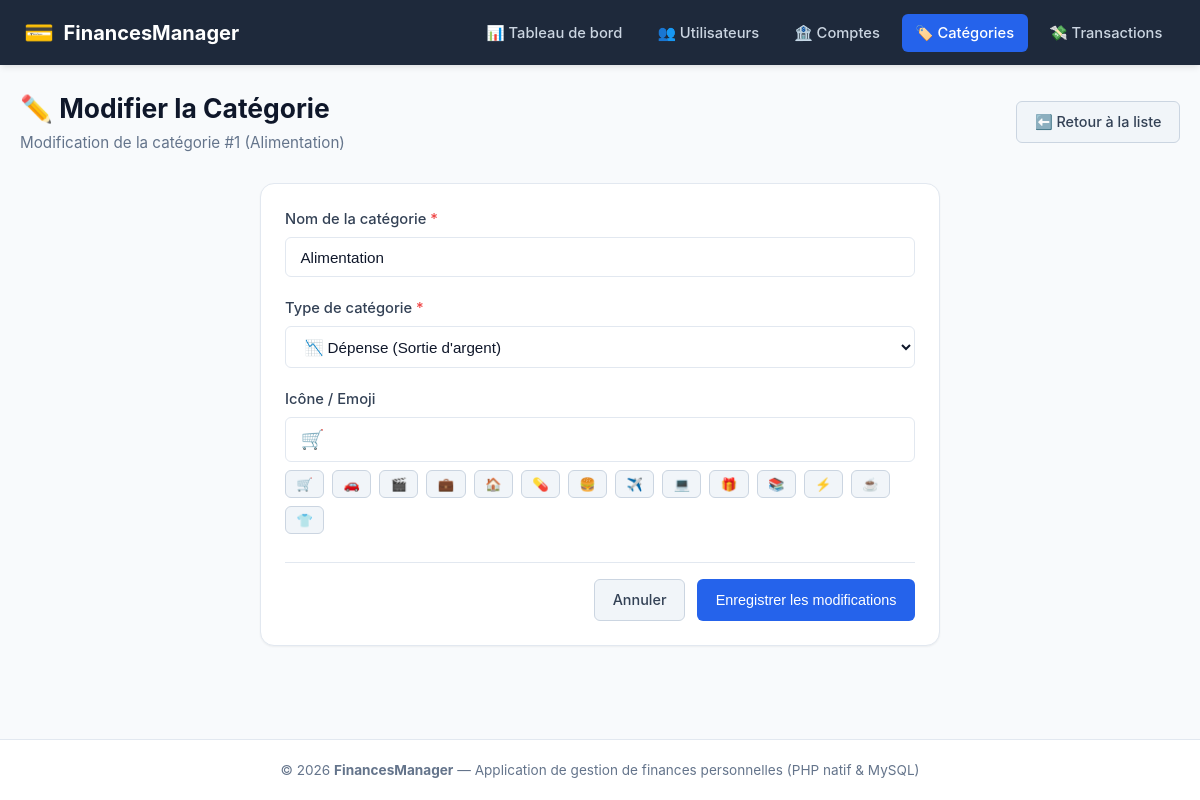
/categories/edit.php?id=1, run on the app's committed database.
### tables this page shows
CREATE TABLE `Categorie_depense` (
    `id_categorie` INT AUTO_INCREMENT PRIMARY KEY,
    `nom_categorie` VARCHAR(100) NOT NULL,
    `type` ENUM('depense', 'revenu') NOT NULL DEFAULT 'depense',
    `icone` VARCHAR(50) NULL DEFAULT '🏷️'
);

### config/db.php (called while the page is built, shortened)
<?php
function getBaseUrl(): string {
    $scriptDir = str_replace('\\', '/', dirname($_SERVER['SCRIPT_NAME'] ?? ''));
    $subfolders = ['/utilisateurs', '/comptes', '/categories', '/transactions', '/config', '/includes'];
    foreach ($subfolders as $sub) {
        if (str_ends_with($scriptDir, $sub)) {
            $scriptDir = substr($scriptDir, 0, -strlen($sub));
            break;
        }
    }
    $trimmed = rtrim($scriptDir, '/');
    return ($trimmed === '' ? '' : $trimmed) . '/';
}
function escape(?string $value): string {
    return htmlspecialchars($value ?? '', ENT_QUOTES, 'UTF-8');
}

### categories/edit.php (the view, shortened to what this page needs)
<?php
require_once __DIR__ . '/../config/db.php';
$id = isset($_GET['id']) ? (int)$_GET['id'] : 0;
try {
    $stmt = $pdo->prepare("SELECT * FROM Categorie_depense WHERE id_categorie = ?");
    $stmt->execute([$id]);
    $cat = $stmt->fetch();
} catch (PDOException $e) {
    setFlash('danger', "Erreur : " . $e->getMessage());
    redirect(getBaseUrl() . 'categories/list.php');
}
$nom_categorie = $cat['nom_categorie'];
$type = $cat['type'];
$icone = $cat['icone'];
require_once __DIR__ . '/../includes/header.php';
?>
<div class="page-header">
    <div>
        <h1 class="page-title">✏️ Modifier la Catégorie</h1>
        <p class="page-subtitle">Modification de la catégorie #<?= (int)$id ?> (<?= escape($cat['nom_categorie']) ?>)</p>
    </div>
    <a href="<?= $baseUrl ?>categories/list.php" class="btn btn-secondary">
        ⬅️ Retour à la liste
    </a>
</div>
<div class="card form-container">
    <form action="" method="POST" class="js-validate" novalidate>
        <div class="form-group">
            <label for="nom_categorie" class="form-label required">Nom de la catégorie</label>
            <input type="text" id="nom_categorie" name="nom_categorie" class="form-control"
                   value="<?= escape($nom_categorie) ?>" required>
        </div>
        <div class="form-group">
            <label for="type" class="form-label required">Type de catégorie</label>
            <select id="type" name="type" class="form-control" required>
                <option value="depense" <?= $type === 'depense' ? 'selected' : '' ?>>📉 Dépense (Sortie d'argent)</option>
            </select>
        </div>
        <div class="form-group">
            <label for="icone" class="form-label">Icône / Emoji</label>
            <input type="text" id="icone" name="icone" class="form-control"
                   value="<?= escape($icone) ?>" style="font-size: 1.2rem;">
            <div style="margin-top: 0.5rem; display: flex; gap: 0.5rem; flex-wrap: wrap;">
                <?php
                $presets = ['🛒', '🚗', '🎬', '💼', '🏠', '💊', '🍔', '✈️', '💻', '🎁', '📚', '⚡', '☕', '👕'];
                foreach ($presets as $emoji):
                ?>
                    <button type="button" class="btn btn-secondary btn-sm" onclick="document.getElementById('icone').value='<?= $emoji ?>'">
                        <?= $emoji ?>
                    </button>
                <?php endforeach; ?>
            </div>
        </div>
        <div class="form-actions">
            <a href="<?= $baseUrl ?>categories/list.php" class="btn btn-secondary">Annuler</a>
            <button type="submit" class="btn btn-primary">Enregistrer les modifications</button>
        </div>
    </form>
</div>
<?php require_once __DIR__ . '/../includes/footer.php'; ?>

### assets/css/style.css (style rules this page uses)
:root { --primary: #2563eb; --primary-hover: #1d4ed8; --primary-light: #eff6ff; --secondary: #64748b; --secondary-hover: #475569; --success: #10b981; --success-light: #ecfdf5; --danger: #ef4444; --danger-light: #fef2f2; --warning: #f59e0b; --warning-light: #fffbeb; --info: #0ea5e9; --info-light: #f0f9ff; --bg: #f8fafc; --card-bg: #ffffff; --text-main: #0f172a; --text-muted: #64748b; --border: #e2e8f0; --border-focus: #93c5fd; --radius-sm: 6px; --radius-md: 10px; --radius-lg: 14px; --shadow-sm: 0 1px 2px rgba(0, 0, 0, 0.05); --shadow-md: 0 4px 6px -1px rgba(0, 0, 0, 0.08), 0 2px 4px -2px rgba(0, 0, 0, 0.05); --shadow-lg: 0 10px 15px -3px rgba(0, 0, 0, 0.08), 0 4px 6px -4px rgba(0, 0, 0, 0.05); }
* { box-sizing: border-box; margin: 0; padding: 0; }
body { font-family: -apple-system, BlinkMacSystemFont, "Segoe UI", Roboto, Oxygen, Ubuntu, Cantarell, "Open Sans", sans-serif; background-color: var(--bg); color: var(--text-main); line-height: 1.5; min-height: 100vh; display: flex; flex-direction: column; }
.page-header { display: flex; justify-content: space-between; align-items: center; flex-wrap: wrap; gap: 1rem; margin-bottom: 1.75rem; }
.page-title { font-size: 1.65rem; font-weight: 700; color: #0f172a; }
.page-subtitle { font-size: 0.95rem; color: var(--text-muted); margin-top: 0.2rem; }
.card { background-color: var(--card-bg); border: 1px solid var(--border); border-radius: var(--radius-lg); box-shadow: var(--shadow-sm); padding: 1.5rem; margin-bottom: 1.5rem; }
.btn { display: inline-flex; align-items: center; justify-content: center; gap: 0.45rem; padding: 0.55rem 1.1rem; border-radius: var(--radius-sm); font-size: 0.9rem; font-weight: 500; text-decoration: none; cursor: pointer; border: 1px solid transparent; transition: background-color 0.15s ease, border-color 0.15s ease, transform 0.1s ease; }
.btn-primary { background-color: var(--primary); color: #ffffff; }
.btn-secondary { background-color: #f1f5f9; color: #334155; border-color: #cbd5e1; }
.btn-sm { padding: 0.35rem 0.65rem; font-size: 0.82rem; border-radius: var(--radius-sm); }
.form-container { max-width: 680px; margin: 0 auto; }
.form-group { margin-bottom: 1.25rem; }
.form-label { display: block; margin-bottom: 0.45rem; font-weight: 500; font-size: 0.92rem; color: #334155; }
.form-label.required::after { content: " *"; color: var(--danger); }
.form-control { width: 100%; padding: 0.65rem 0.9rem; border: 1px solid var(--border); border-radius: var(--radius-sm); font-size: 0.95rem; background-color: #ffffff; color: #0f172a; transition: border-color 0.15s ease, box-shadow 0.15s ease; }
.form-actions { display: flex; justify-content: flex-end; gap: 0.75rem; margin-top: 1.75rem; padding-top: 1rem; border-top: 1px solid var(--border); }

### data on the page
categorie_depense: nom_categorie "Alimentation", type "📉 Dépense (Sortie d'argent)", icone "🛒"

### other printed values
$id "1"
$emoji "🛒"
$emoji "🚗"
$emoji "🎬"
$emoji "💼"
$emoji "🏠"
$emoji "💊"
$emoji "🍔"
$emoji "✈️"
$emoji "💻"
$emoji "🎁"
$emoji "📚"
$emoji "⚡"
$emoji "☕"
$emoji "👕"
